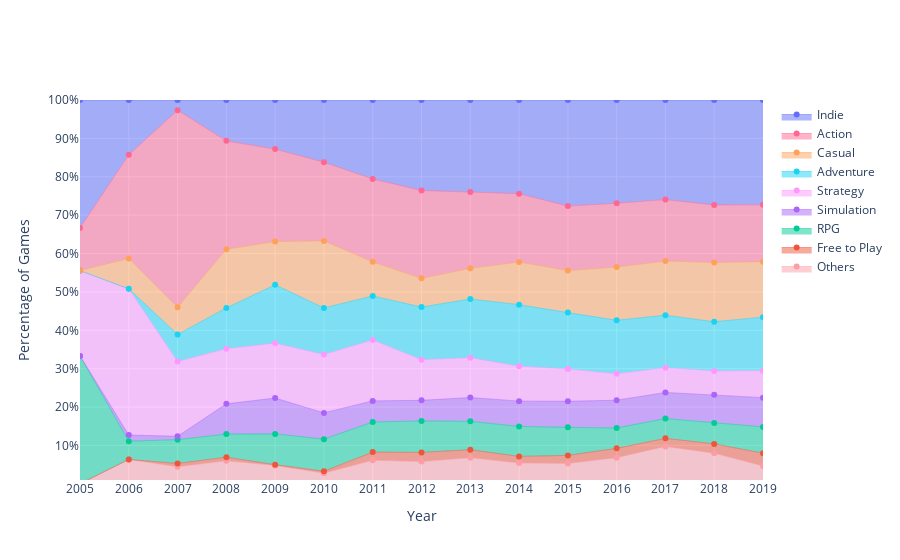

This figure's notebook cell:
### Code cell
import plotly.graph_objects as go
import plotly.express as px
import plotly.io as pio

fig = go.Figure()

x = [str(i) for i in range(2005, maxy + 1)]

genreList = ['Free to Play', 'RPG', 'Simulation', 'Strategy', 'Adventure', 'Casual', 'Action', 'Indie']
colorList = ['#EF553B', '#00CC96', '#AB63FA', '#FF97FF', '#19D3F3', '#FFA15A', '#FF6692', '#636EFA']
otherList = list(set(all_genres) - set(genreList) - set(['Early Access']))

y = [0 for i in range(2005, maxy + 1)]
for genre in otherList:
    ind = 0
    for year in range(2005, maxy + 1):
        y[ind] = y[ind] + len(df[(df['release_date'] == year) & (df['genres'].str.contains(genre))])
        ind = ind + 1
print(y)
fig.add_trace(go.Scatter(
        x=x, y=y,
        mode='lines+markers',
        line=dict(width=0.5, color = '#FF9DA6'), stackgroup='one',groupnorm='percent', name = 'Others'))

for (genre, color) in zip(genreList, colorList):
    y = []
    ind = 0
    for year in range(2005, maxy + 1):
        y = y + [len(df[(df['release_date'] == year) & (df['genres'].str.contains(genre))])]
        ind = ind + 1
    fig.add_trace(go.Scatter(
        x=x, y=y,
        mode='lines+markers',
        line=dict(width=0.5, color = color), stackgroup='one',groupnorm='percent', name = genre))

fig.update_layout(
    showlegend=True,
    xaxis=dict(type='category', title='Year'),
    yaxis=dict(type='linear', range=[1, 100], ticksuffix='%', title = 'Percentage of Games'),
    paper_bgcolor='rgba(0,0,0,0)')

fig.show()
pio.write_image(fig, "genre_year.svg")

### Figure 1 — Plotly figure (JSON) as saved in the notebook; plotly's stock layout.template omitted (floating-point values rounded to 4 significant figures)
{"data": [{"groupnorm": "percent", "line": {"color": "#FF9DA6", "width": 0.5}, "mode": "lines+markers", "name": "Others", "stackgroup": "one", "type": "scatter", "x": ["2005", "2006", "2007", "2008", "2009", "2010", "2011", "2012", "2013", "2014", "2015", "2016", "2017", "2018", "2019"], "y": [0, 4, 5, 13, 22, 11, 29, 41, 68, 198, 365, 800, 1769, 1869, 290]}, {"groupnorm": "percent", "line": {"color": "#EF553B", "width": 0.5}, "mode": "lines+markers", "name": "Free to Play", "stackgroup": "one", "type": "scatter", "x": ["2005", "2006", "2007", "2008", "2009", "2010", "2011", "2012", "2013", "2014", "2015", "2016", "2017", "2018", "2019"], "y": [0, 0, 1, 2, 1, 2, 10, 17, 21, 62, 145, 284, 381, 570, 208]}, {"groupnorm": "percent", "line": {"color": "#00CC96", "width": 0.5}, "mode": "lines+markers", "name": "RPG", "stackgroup": "one", "type": "scatter", "x": ["2005", "2006", "2007", "2008", "2009", "2010", "2011", "2012", "2013", "2014", "2015", "2016", "2017", "2018", "2019"], "y": [3, 3, 7, 13, 37, 33, 37, 58, 74, 283, 502, 621, 935, 1276, 426]}, {"groupnorm": "percent", "line": {"color": "#AB63FA", "width": 0.5}, "mode": "lines+markers", "name": "Simulation", "stackgroup": "one", "type": "scatter", "x": ["2005", "2006", "2007", "2008", "2009", "2010", "2011", "2012", "2013", "2014", "2015", "2016", "2017", "2018", "2019"], "y": [0, 1, 1, 17, 43, 27, 26, 38, 62, 240, 467, 849, 1231, 1717, 475]}, {"groupnorm": "percent", "line": {"color": "#FF97FF", "width": 0.5}, "mode": "lines+markers", "name": "Strategy", "stackgroup": "one", "type": "scatter", "x": ["2005", "2006", "2007", "2008", "2009", "2010", "2011", "2012", "2013", "2014", "2015", "2016", "2017", "2018", "2019"], "y": [2, 24, 22, 31, 66, 60, 75, 75, 104, 331, 578, 806, 1174, 1461, 436]}, {"groupnorm": "percent", "line": {"color": "#19D3F3", "width": 0.5}, "mode": "lines+markers", "name": "Adventure", "stackgroup": "one", "type": "scatter", "x": ["2005", "2006", "2007", "2008", "2009", "2010", "2011", "2012", "2013", "2014", "2015", "2016", "2017", "2018", "2019"], "y": [0, 0, 8, 23, 70, 48, 54, 97, 153, 582, 1011, 1636, 2478, 3001, 870]}, {"groupnorm": "percent", "line": {"color": "#FFA15A", "width": 0.5}, "mode": "lines+markers", "name": "Casual", "stackgroup": "one", "type": "scatter", "x": ["2005", "2006", "2007", "2008", "2009", "2010", "2011", "2012", "2013", "2014", "2015", "2016", "2017", "2018", "2019"], "y": [0, 5, 8, 33, 52, 69, 42, 53, 80, 404, 754, 1624, 2560, 3624, 901]}, {"groupnorm": "percent", "line": {"color": "#FF6692", "width": 0.5}, "mode": "lines+markers", "name": "Action", "stackgroup": "one", "type": "scatter", "x": ["2005", "2006", "2007", "2008", "2009", "2010", "2011", "2012", "2013", "2014", "2015", "2016", "2017", "2018", "2019"], "y": [1, 17, 58, 61, 111, 81, 102, 162, 199, 647, 1156, 1950, 2905, 3513, 922]}, {"groupnorm": "percent", "line": {"color": "#636EFA", "width": 0.5}, "mode": "lines+markers", "name": "Indie", "stackgroup": "one", "type": "scatter", "x": ["2005", "2006", "2007", "2008", "2009", "2010", "2011", "2012", "2013", "2014", "2015", "2016", "2017", "2018", "2019"], "y": [3, 9, 3, 23, 59, 64, 97, 167, 240, 887, 1900, 3154, 4706, 6404, 1701]}], "layout": {"paper_bgcolor": "rgba(0,0,0,0)", "showlegend": true, "xaxis": {"title": {"text": "Year"}, "type": "category"}, "yaxis": {"range": [1, 100], "ticksuffix": "%", "title": {"text": "Percentage of Games"}, "type": "linear"}}}
